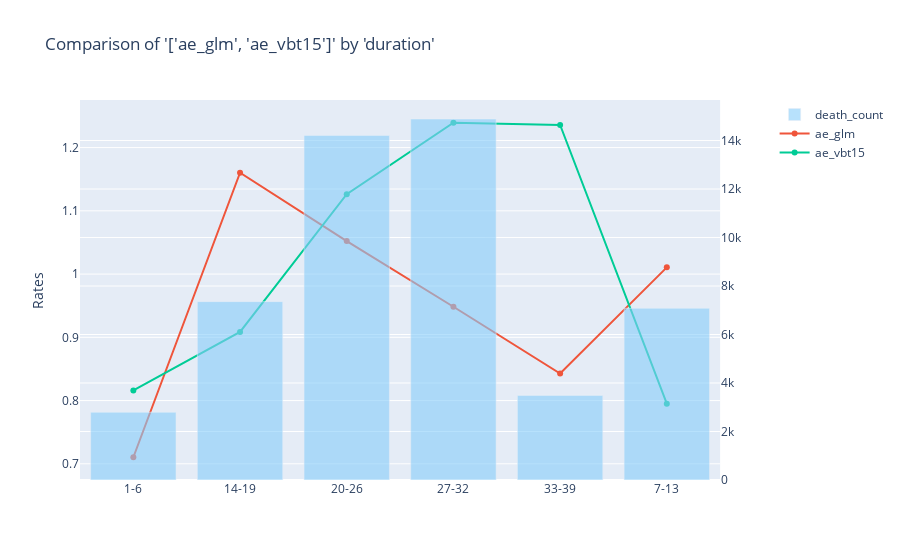

Notebook code cell kept with this figure:
### Code cell
charters.compare_rates(
    df=model_data[model_data["insurance_plan"].isin(["UL", "ULSG"])],
    x_axis="duration",
    rates=["ae_glm", "ae_vbt15"],
    weights=["exp_amt_glm", "exp_amt_vbt15"],
    secondary="death_count",
    x_bins=6,
    display=True,
)

### Figure 1 — Plotly figure (JSON) as saved in the notebook; plotly's stock layout.template omitted (floating-point values rounded to 4 significant figures)
{"data": [{"marker": {"color": "rgba(135, 206, 250, 0.6)"}, "name": "death_count", "type": "bar", "x": ["1-6", "14-19", "20-26", "27-32", "33-39", "7-13"], "xaxis": "x", "y": [2793.0, 7356.0, 14210.0, 14890.0, 3487.0, 7082.0], "yaxis": "y2"}, {"mode": "lines+markers", "name": "ae_glm", "type": "scatter", "x": ["1-6", "14-19", "20-26", "27-32", "33-39", "7-13"], "xaxis": "x", "y": [0.7104, 1.16, 1.052, 0.9484, 0.8427, 1.011], "yaxis": "y"}, {"mode": "lines+markers", "name": "ae_vbt15", "type": "scatter", "x": ["1-6", "14-19", "20-26", "27-32", "33-39", "7-13"], "xaxis": "x", "y": [0.816, 0.9086, 1.126, 1.239, 1.236, 0.7951], "yaxis": "y"}], "layout": {"title": {"text": "Comparison of '['ae_glm', 'ae_vbt15']' by 'duration'"}, "xaxis": {"anchor": "y", "domain": [0, 0.94]}, "yaxis": {"anchor": "x", "domain": [0, 1], "title": {"text": "Rates"}, "type": "-"}, "yaxis2": {"anchor": "x", "overlaying": "y", "side": "right"}}}
